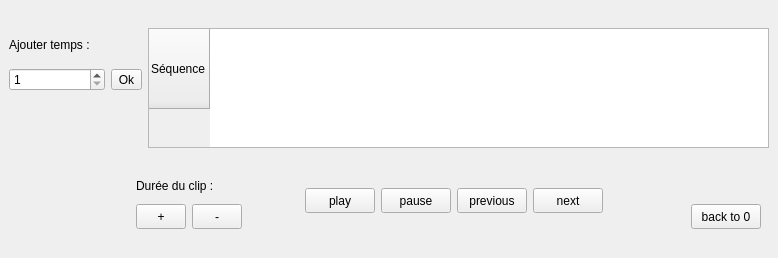
<?xml version="1.0" encoding="UTF-8"?>
<ui version="4.0">
 <class>TimeLine</class>
 <widget class="QDockWidget" name="TimeLine">
  <property name="geometry">
   <rect>
    <x>0</x>
    <y>0</y>
    <width>778</width>
    <height>258</height>
   </rect>
  </property>
  <property name="minimumSize">
   <size>
    <width>778</width>
    <height>258</height>
   </size>
  </property>
  <property name="maximumSize">
   <size>
    <width>778</width>
    <height>258</height>
   </size>
  </property>
  <property name="baseSize">
   <size>
    <width>666</width>
    <height>345</height>
   </size>
  </property>
  <property name="windowTitle">
   <string>Timeline</string>
  </property>
  <widget class="QWidget" name="dockWidgetContents">
   <layout class="QHBoxLayout" name="horizontalLayout_4">
    <item>
     <layout class="QVBoxLayout" name="verticalLayout">
      <item>
       <layout class="QHBoxLayout" name="horizontalLayout_3">
        <item>
         <layout class="QVBoxLayout" name="verticalLayout_5">
          <property name="topMargin">
           <number>0</number>
          </property>
          <property name="bottomMargin">
           <number>50</number>
          </property>
          <item>
           <widget class="QLabel" name="labelAddTime">
            <property name="minimumSize">
             <size>
              <width>0</width>
              <height>10</height>
             </size>
            </property>
            <property name="maximumSize">
             <size>
              <width>16777215</width>
              <height>20</height>
             </size>
            </property>
            <property name="sizeIncrement">
             <size>
              <width>0</width>
              <height>0</height>
             </size>
            </property>
            <property name="text">
             <string>Ajouter temps :</string>
            </property>
           </widget>
          </item>
          <item>
           <layout class="QHBoxLayout" name="horizontalLayout_9">
            <item>
             <widget class="QSpinBox" name="spin">
              <property name="minimum">
               <number>1</number>
              </property>
              <property name="maximum">
               <number>10</number>
              </property>
             </widget>
            </item>
            <item>
             <widget class="QToolButton" name="addTimeButton">
              <property name="text">
               <string>Ok</string>
              </property>
             </widget>
            </item>
           </layout>
          </item>
         </layout>
        </item>
        <item>
         <layout class="QHBoxLayout" name="horizontalLayout_10">
          <item>
           <widget class="QTableWidget" name="table">
            <property name="minimumSize">
             <size>
              <width>621</width>
              <height>120</height>
             </size>
            </property>
            <property name="maximumSize">
             <size>
              <width>621</width>
              <height>120</height>
             </size>
            </property>
            <attribute name="horizontalHeaderDefaultSectionSize">
             <number>80</number>
            </attribute>
            <attribute name="horizontalHeaderMinimumSectionSize">
             <number>80</number>
            </attribute>
            <attribute name="verticalHeaderDefaultSectionSize">
             <number>80</number>
            </attribute>
            <attribute name="verticalHeaderMinimumSectionSize">
             <number>80</number>
            </attribute>
            <row>
             <property name="text">
              <string>Séquence</string>
             </property>
            </row>
           </widget>
          </item>
         </layout>
        </item>
       </layout>
      </item>
      <item>
       <layout class="QHBoxLayout" name="horizontalLayout_2">
        <item>
         <layout class="QVBoxLayout" name="verticalLayout_2">
          <property name="leftMargin">
           <number>120</number>
          </property>
          <property name="rightMargin">
           <number>50</number>
          </property>
          <property name="bottomMargin">
           <number>0</number>
          </property>
          <item>
           <widget class="QLabel" name="labelDuration">
            <property name="text">
             <string>Durée du clip : </string>
            </property>
           </widget>
          </item>
          <item>
           <layout class="QHBoxLayout" name="horizontalLayout_11">
            <item>
             <widget class="QToolButton" name="plusButton">
              <property name="minimumSize">
               <size>
                <width>50</width>
                <height>25</height>
               </size>
              </property>
              <property name="maximumSize">
               <size>
                <width>50</width>
                <height>25</height>
               </size>
              </property>
              <property name="text">
               <string>+</string>
              </property>
             </widget>
            </item>
            <item>
             <widget class="QToolButton" name="minusButton">
              <property name="minimumSize">
               <size>
                <width>50</width>
                <height>25</height>
               </size>
              </property>
              <property name="maximumSize">
               <size>
                <width>50</width>
                <height>25</height>
               </size>
              </property>
              <property name="text">
               <string>-</string>
              </property>
             </widget>
            </item>
           </layout>
          </item>
         </layout>
        </item>
        <item>
         <layout class="QHBoxLayout" name="horizontalLayout">
          <property name="leftMargin">
           <number>0</number>
          </property>
          <property name="rightMargin">
           <number>50</number>
          </property>
          <item>
           <widget class="QToolButton" name="playButton">
            <property name="minimumSize">
             <size>
              <width>70</width>
              <height>25</height>
             </size>
            </property>
            <property name="maximumSize">
             <size>
              <width>70</width>
              <height>25</height>
             </size>
            </property>
            <property name="text">
             <string>play</string>
            </property>
           </widget>
          </item>
          <item>
           <widget class="QToolButton" name="pauseButton">
            <property name="minimumSize">
             <size>
              <width>70</width>
              <height>25</height>
             </size>
            </property>
            <property name="maximumSize">
             <size>
              <width>70</width>
              <height>25</height>
             </size>
            </property>
            <property name="text">
             <string>pause</string>
            </property>
           </widget>
          </item>
          <item>
           <widget class="QToolButton" name="prevButton">
            <property name="minimumSize">
             <size>
              <width>70</width>
              <height>25</height>
             </size>
            </property>
            <property name="maximumSize">
             <size>
              <width>70</width>
              <height>25</height>
             </size>
            </property>
            <property name="text">
             <string>previous</string>
            </property>
           </widget>
          </item>
          <item>
           <widget class="QToolButton" name="nextButton">
            <property name="minimumSize">
             <size>
              <width>70</width>
              <height>25</height>
             </size>
            </property>
            <property name="maximumSize">
             <size>
              <width>70</width>
              <height>25</height>
             </size>
            </property>
            <property name="text">
             <string>next</string>
            </property>
           </widget>
          </item>
         </layout>
        </item>
        <item>
         <layout class="QVBoxLayout" name="verticalLayout_3">
          <property name="leftMargin">
           <number>25</number>
          </property>
          <item>
           <widget class="QLabel" name="time">
            <property name="minimumSize">
             <size>
              <width>70</width>
              <height>25</height>
             </size>
            </property>
            <property name="maximumSize">
             <size>
              <width>70</width>
              <height>25</height>
             </size>
            </property>
            <property name="layoutDirection">
             <enum>Qt::LeftToRight</enum>
            </property>
            <property name="text">
             <string/>
            </property>
            <property name="alignment">
             <set>Qt::AlignCenter</set>
            </property>
           </widget>
          </item>
          <item>
           <widget class="QToolButton" name="zeroButton">
            <property name="minimumSize">
             <size>
              <width>70</width>
              <height>25</height>
             </size>
            </property>
            <property name="maximumSize">
             <size>
              <width>70</width>
              <height>25</height>
             </size>
            </property>
            <property name="text">
             <string>back to 0</string>
            </property>
           </widget>
          </item>
         </layout>
        </item>
       </layout>
      </item>
     </layout>
    </item>
   </layout>
  </widget>
 </widget>
 <resources/>
 <connections/>
</ui>
